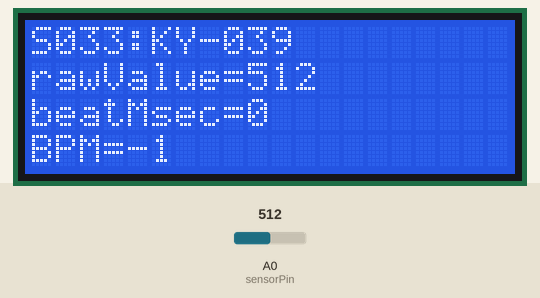
Recording of a sketch running on a simulated Arduino Uno, built with avr-gcc and run on an emulated ATmega328P. Parts: 20×4 character LCD. Inputs (shaded band) come from the test bench; at power-on: A0 (sensorPin) = 512. What the sketch prints to the serial monitor is not drawn.

Above: at 2.2 s.
2.3 s: A0 (sensorPin) set to 716
At 3.5 s:
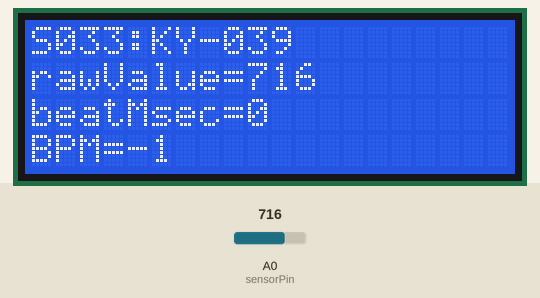
3.8 s: A0 (sensorPin) set to 900
At 5.0 s:
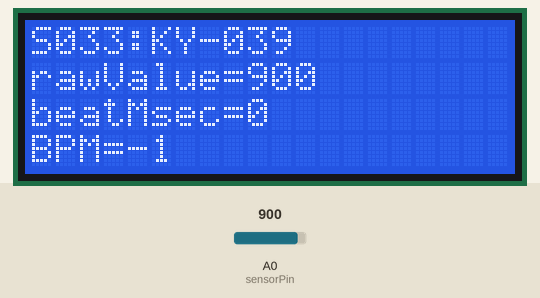
5.3 s: A0 (sensorPin) set to 1023
At 6.2 s:
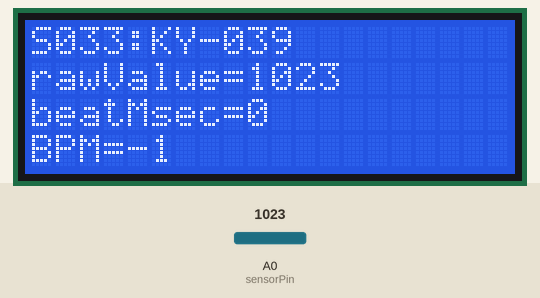
Timing chart, 0 to 8.3 s (numbered marks = the images above; inputs shaded):
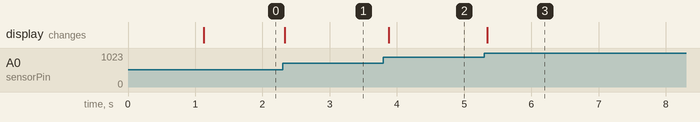

Measured:
- after the input at 2.3 s, the display: changes at once (image 1)
- after the input at 3.8 s, the display: changes after 0.08 s (image 2)
- after the input at 5.3 s, the display: changes at once (image 3)

The sketch:

hb2.ino
```cpp
#include <Wire.h>

#include <LiquidCrystal_I2C.h>

#define HBDEBUG(i)


LiquidCrystal_I2C lcd(0x27,20,4);  // LCD2004


int sensorPin = A0;

double alpha = 0.75;

int period = 100;

double change = 0.0;

double minval = 0.0;

const int delayMsec = 60; // 100msec per sample


void setup()

{

  lcd.init();  // initialize the lcd

  lcd.backlight();

  lcd.print("start LCD2004");

  Serial.begin(9600);

  delay(1000);


  lcd.clear();

}


void loop()

{


  lcd.setCursor(0,0);

  lcd.print("S033:KY-039");


  static double oldValue = 0;

  static double oldChange = 0;

  int rawValue = analogRead (sensorPin);

  double value = alpha * oldValue + (1 - alpha) * rawValue;


  lcd.setCursor(0,1);

  lcd.print("rawValue=" + (String)rawValue + "   ");


  oldValue = value;


  static int beatMsec = 0;

  int heartRateBPM = 0;


  if (heartbeatDetected(sensorPin, delayMsec)) {

    heartRateBPM = 60000 / beatMsec;

    //digitalWrite(ledPin,1);


    // Print msec/beat and instantaneous heart rate in BPM

    //Serial.print(beatMsec);


    lcd.setCursor(0,2);

    lcd.print("beatMsec=" + (String)beatMsec + "    ");


    lcd.setCursor(0,3);

     lcd.print("BPM=" + (String)heartRateBPM + "    ");


    beatMsec = 0;

  } else {

    //digitalWrite(ledPin,0);

  }


  delay(delayMsec);

  beatMsec += delayMsec;


  //delay (period);

}


bool heartbeatDetected(int IRSensorPin, int delay)

{

  static int maxValue = 0;

  static bool isPeak = false;

  int rawValue;

  bool result = false;


  rawValue = analogRead(IRSensorPin);

  // Separated because analogRead() may not return an int

  rawValue *= (1000/delay);

  HBDEBUG(Serial.print(isPeak); Serial.print("p, "));

  HBDEBUG(Serial.print(rawValue); Serial.print("r, "));

  HBDEBUG(Serial.print(maxValue); Serial.print("m, "));


  // If sensor shifts, then max is out of whack.

  // Just reset max to a new baseline.

  if (rawValue * 4L < maxValue) {

    maxValue = rawValue * 0.8;

    HBDEBUG(Serial.print("RESET, "));

  }


  // Detect new peak

  if (rawValue > maxValue - (1000/delay)) {

    if (rawValue > maxValue) {

      maxValue = rawValue;

    }

    // Only return true once per peak.

    if (isPeak == false) {

      result = true;

      Serial.print(result); Serial.print(",  *");

    }

    isPeak = true;

  } else if (rawValue < maxValue - (3000/delay)) {

    isPeak = false;

    maxValue-=(1000/delay);

 }

  HBDEBUG(Serial.print("\n"));

  return result;

}
```
